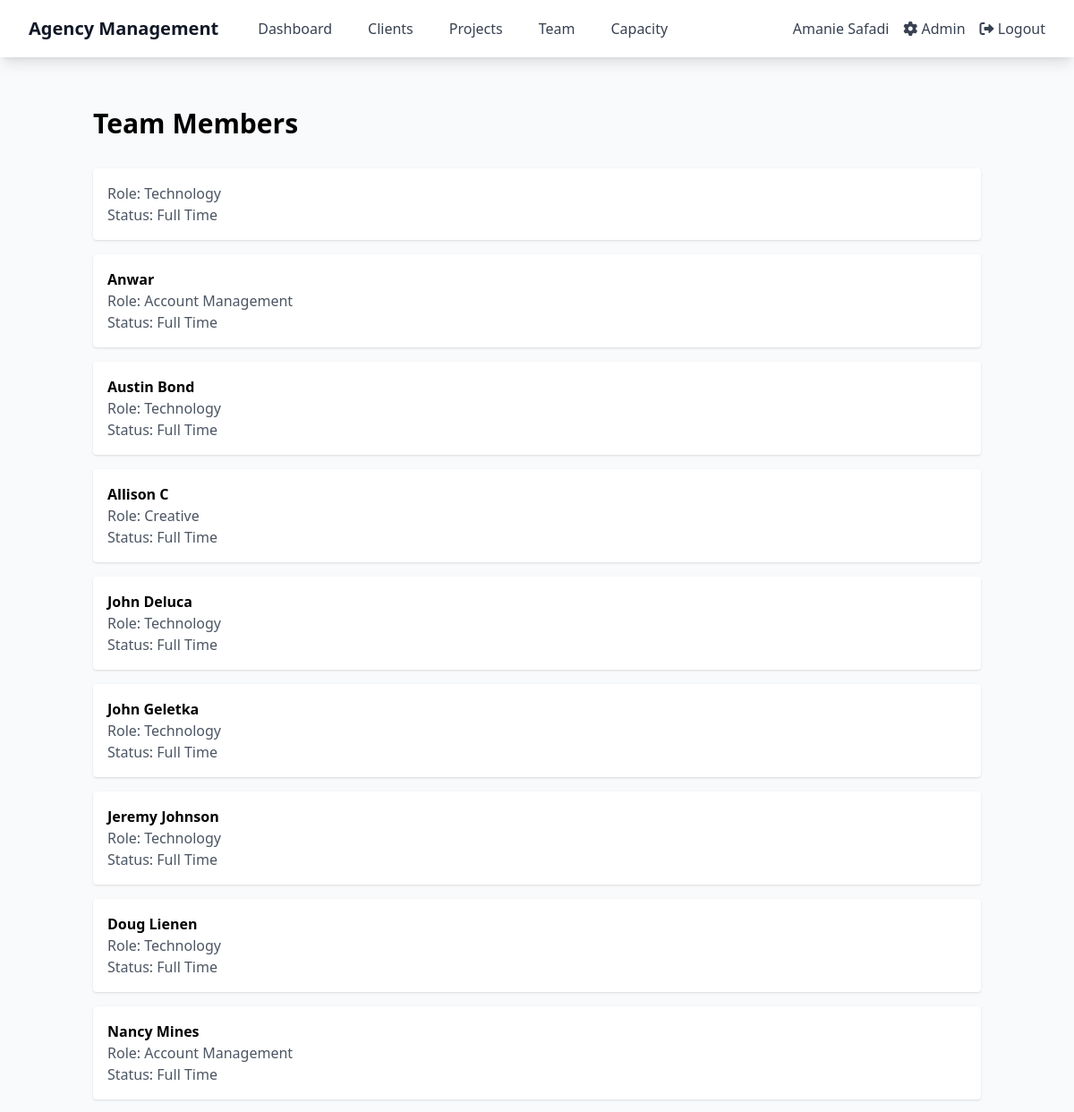
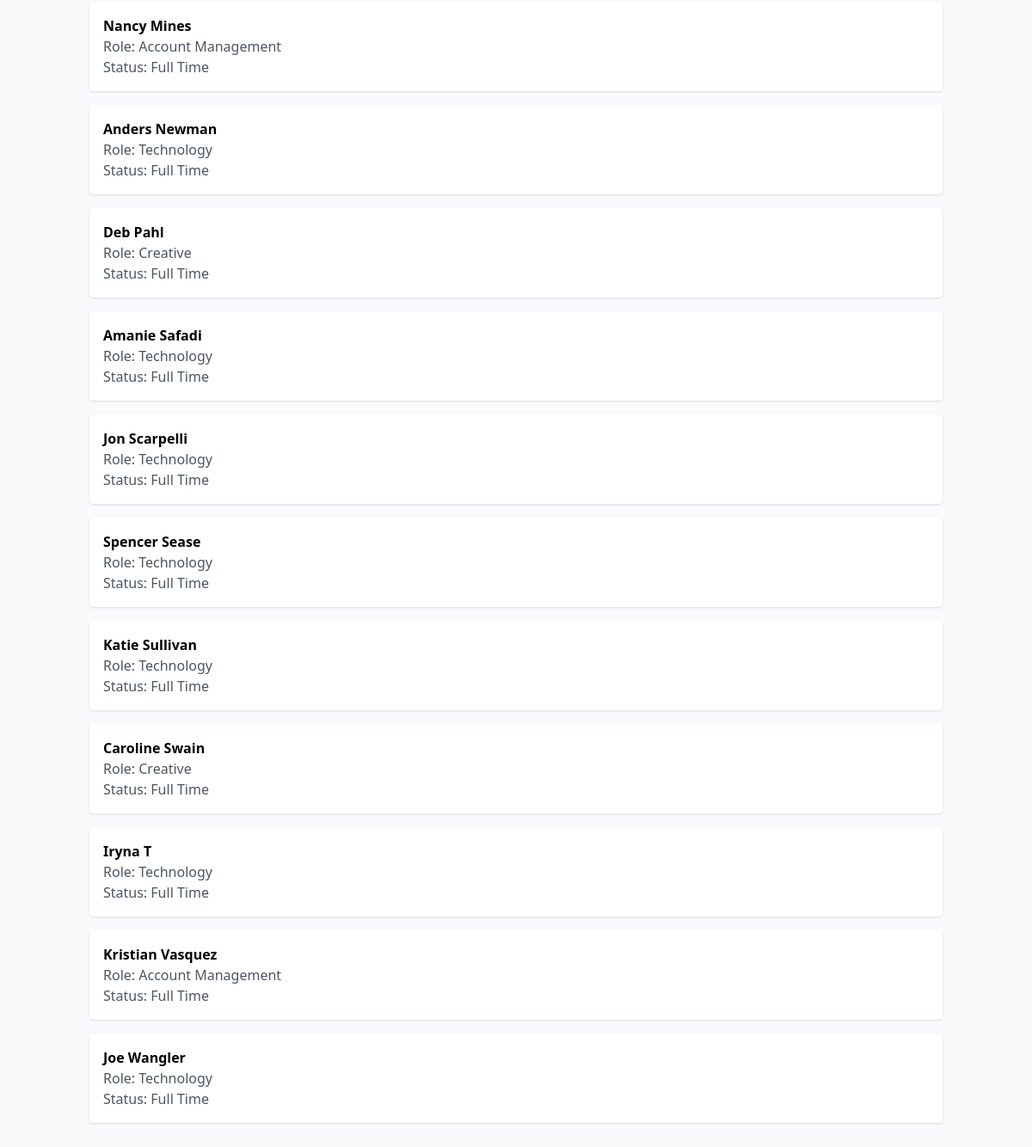
Screenshot of /agency/team/ (signed in) with the database file from the repository (2 pictures, top to bottom).
### agency/models.py (models this page shows, shortened)
class UserProfile(models.Model):
    ROLE_CHOICES = [
        ('account', 'Account Management'),
        ('creative', 'Creative'),
        ('tech', 'Technology'),
        ('media', 'Media'),
        ('leadership', 'Leadership'),
        ('operations', 'Operations'),
    ]
    STATUS_CHOICES = [
        ('full_time', 'Full Time'),
        ('part_time', 'Part Time'),
        ('contractor', 'Contractor'),
        ('inactive', 'Inactive'),
    ]
    user = models.OneToOneField(User, on_delete=models.CASCADE, related_name='profile')
    company = models.ForeignKey(Company, on_delete=models.CASCADE, related_name='user_profiles')
    role = models.CharField(max_length=20, choices=ROLE_CHOICES, default='tech')
    hourly_rate = models.DecimalField(max_digits=8, decimal_places=2, default=Decimal('50.00'))
    annual_salary = models.DecimalField(max_digits=10, decimal_places=2, null=True, blank=True)
    status = models.CharField(max_length=20, choices=STATUS_CHOICES, default='full_time')
    start_date = models.DateField(null=True, blank=True)
    end_date = models.DateField(null=True, blank=True)
    weekly_capacity_hours = models.DecimalField(max_digits=4, decimal_places=1, default=40)
    utilization_target = models.DecimalField(max_digits=4, decimal_places=1, default=80)
    is_project_manager = models.BooleanField(default=False, help_text="Can manage projects and see PM dashboard")

### agency/views.py (the view)
# urls.py: path('team/', views.team_list, name='team_list'),
@login_required
def team_list(request):
    company = Company.objects.first()
    team_members = UserProfile.objects.filter(company=company).select_related('user').order_by('user__last_name')
    context = {
        'team_members': team_members,
        'company': company,
    }
    return render(request, 'team/list.html', context)

### templates/team/list.html (shortened to what this page needs)
{% extends 'base.html' %}
{% block content %}
<div class="container mx-auto px-4 py-8">
    <h1 class="text-3xl font-bold mb-8">Team Members</h1>
    <div class="grid gap-4">
        {% for member in team_members %}
        <div class="bg-white p-4 rounded shadow">
            <h3 class="font-bold">{{ member.user.get_full_name }}</h3>
            <p class="text-gray-600">Role: {{ member.get_role_display }}</p>
            <p class="text-gray-600">Status: {{ member.get_status_display }}</p>
        </div>
        {% empty %}
        <p>No team members found.</p>
        {% endfor %}
    </div>
</div>
{% endblock %}

### templates/base.html (shortened to what this page needs)
<!DOCTYPE html>
<html lang="en">
<head>
    <script src="https://cdn.tailwindcss.com"></script>
    <link href="https://cdnjs.cloudflare.com/ajax/libs/font-awesome/6.0.0/css/all.min.css" rel="stylesheet">
</head>
<body class="bg-gray-50">
    <nav class="bg-white shadow-lg">
        <div class="max-w-7xl mx-auto px-4 sm:px-6 lg:px-8">
            <div class="flex justify-between h-16">
                <div class="flex items-center space-x-8">
                    <a href="{% url 'agency:dashboard_router' %}" class="text-xl font-bold text-gray-900">
                        Agency Management
                    </a>
                    <div class="hidden md:flex space-x-4">
                        <a href="{% url 'agency:dashboard_router' %}" class="text-gray-700 hover:text-gray-900 px-3 py-2 rounded-md">
                            Dashboard
                        </a>
                        <a href="{% url 'agency:clients_list' %}" class="text-gray-700 hover:text-gray-900 px-3 py-2 rounded-md">
                            Clients
                        </a>
                        <a href="{% url 'agency:projects_list' %}" class="text-gray-700 hover:text-gray-900 px-3 py-2 rounded-md">
                            Projects
                        </a>
                        <a href="{% url 'agency:team_list' %}" class="text-gray-700 hover:text-gray-900 px-3 py-2 rounded-md">
                            Team
                        </a>
                        <a href="{% url 'agency:capacity_dashboard' %}" class="text-gray-700 hover:text-gray-900 px-3 py-2 rounded-md">
                            Capacity
                        </a>
                    </div>
                </div>
                <div class="flex items-center space-x-4">
                    {% if user.is_authenticated %}
                        <span class="text-gray-700">{{ user.get_full_name|default:user.username }}</span>
                        <a href="/admin/" class="text-gray-700 hover:text-gray-900">
                            <i class="fas fa-cog"></i> Admin
                        </a>
                        <a href="{% url 'logout' %}" class="text-gray-700 hover:text-gray-900">
                            <i class="fas fa-sign-out-alt"></i> Logout
                        </a>
                    {% else %}
                        <a href="{% url 'login' %}" class="bg-blue-500 text-white px-4 py-2 rounded hover:bg-blue-600">
                            Login
                        </a>
                    {% endif %}
                </div>
            </div>
        </div>
    </nav>
    <main class="max-w-7xl mx-auto py-6 px-4 sm:px-6 lg:px-8">
        {% block content %}{% endblock %}
    </main>
</body>
</html>

### rows the page displays
UserProfile: role "Technology", status "Full Time"
UserProfile: user.get_full_name "Anwar", role "Account Management", status "Full Time"
UserProfile: user.get_full_name "Austin Bond", role "Technology", status "Full Time"
UserProfile: user.get_full_name "Allison C", role "Creative", status "Full Time"
UserProfile: user.get_full_name "John Deluca", role "Technology", status "Full Time"
UserProfile: user.get_full_name "John Geletka", role "Technology", status "Full Time"
UserProfile: user.get_full_name "Jeremy Johnson", role "Technology", status "Full Time"
UserProfile: user.get_full_name "Doug Lienen", role "Technology", status "Full Time"
UserProfile: user.get_full_name "Nancy Mines", role "Account Management", status "Full Time"
UserProfile: user.get_full_name "Nancy Mines", role "Account Management", status "Full Time"
UserProfile: user.get_full_name "Anders Newman", role "Technology", status "Full Time"
UserProfile: user.get_full_name "Deb Pahl", role "Creative", status "Full Time"
UserProfile: user.get_full_name "Amanie Safadi", role "Technology", status "Full Time"
UserProfile: user.get_full_name "Jon Scarpelli", role "Technology", status "Full Time"
UserProfile: user.get_full_name "Spencer Sease", role "Technology", status "Full Time"
UserProfile: user.get_full_name "Katie Sullivan", role "Technology", status "Full Time"
UserProfile: user.get_full_name "Caroline Swain", role "Creative", status "Full Time"
UserProfile: user.get_full_name "Iryna T", role "Technology", status "Full Time"
UserProfile: user.get_full_name "Kristian Vasquez", role "Account Management", status "Full Time"
UserProfile: user.get_full_name "Joe Wangler", role "Technology", status "Full Time"

### other values shown
{{ user.get_full_name|default:user.username }} "Amanie Safadi"
